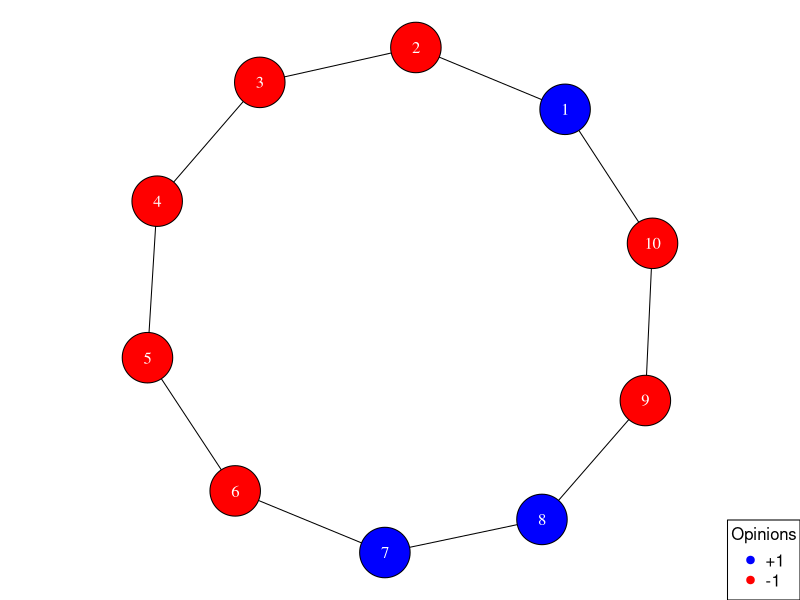
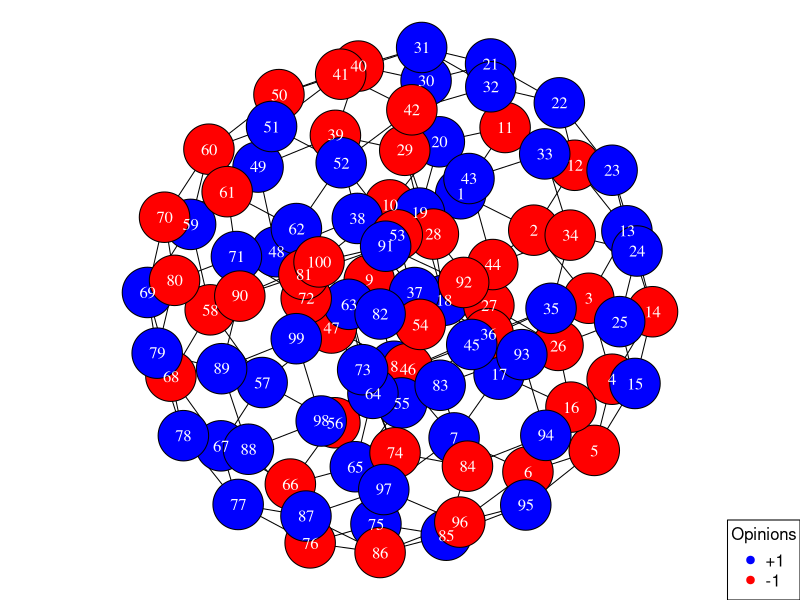
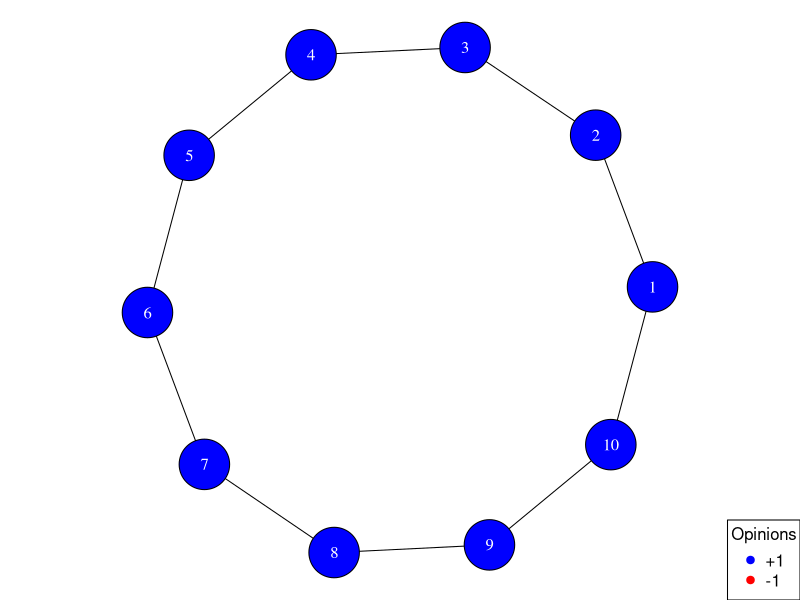
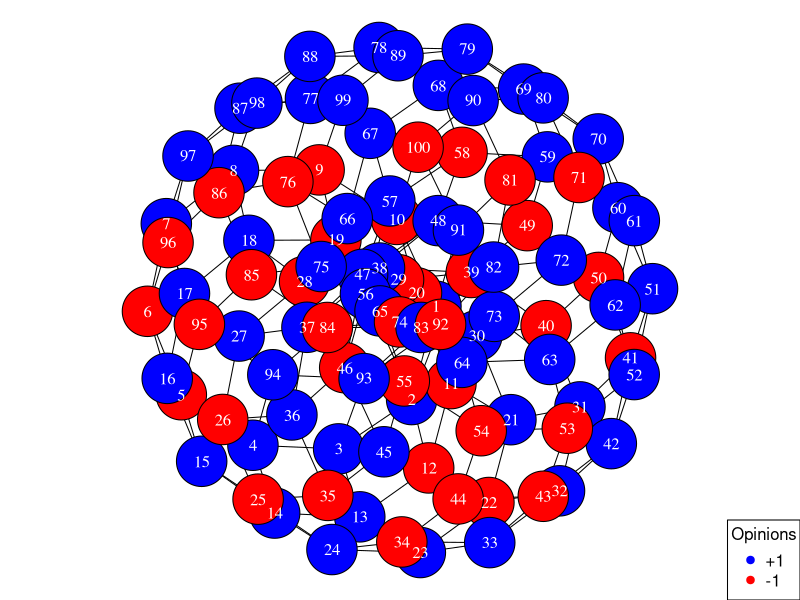

Source code (R) for these figures, in order: (Note: a time limit stopped this script after it produced the figures.)
## ---- chunk 1
library(igraph)
## ---- chunk 2
create_unidimensional_model <- function(N){
  #graph from edgelist
  g <- graph_from_edgelist(cbind(c(1:N), c(2:N, 1)), directed = FALSE)
  return(g)
} 
## ---- chunk 3
g1 <- create_unidimensional_model(N = 10)
## ---- chunk 4
# this function creates the bidimensional model with N² actors
create_bidimensional_model <- function(N){
  
  g = graph.lattice(c(N,N))
  
  #close lattice
  v1 = seq(from =1, to = N,by = 1)
  v2 = seq(from = 1, to = (N^2) - (N-1), by = N)
  v3 = c(v1,v2)
  
  v1 = seq(from = (N^2) - (N-1), to = N^2, by = 1)
  v2 = seq(from = N, to = N^2, by = N)
  v4 = c(v1,v2)
  
  a = rbind(v3, v4)
  a2 = matrix(a,nrow=length(a),ncol = 1)
  
  g = add.edges(g,a2)
  
  return(g)
}
## ---- chunk 5
g2 <- create_bidimensional_model(N = 10)
## ---- chunk 6
# this function initiates the opinions of the actors of a model and plots the graph
# prob_minus is the probability of an actor starting with a -1 opinion and # prob_plus is the probability of an actor starting with a +1 opinion
# the seed allows us to create reproducible examples

initiate_opinions <- function(g, seed, prob_minus, prob_plus){
  set.seed(seed)
  X0 = sample(c(-1,1), length(V(g)), replace = TRUE, 
              prob = c(prob_minus, prob_plus))
  
  V(g)$opinion = X0
  V(g)$color <- ifelse(V(g)$opinion == 1, "blue", "red")
  
  return(g)
}
## ---- chunk 7
plot_opinions <- function(g){
  
  par(mar = c(0, 0, 0, 0)) # Set the margin on all sides to 0
  plot(g, vertex.label.color = "white", edge.color = "black", 
       vertex.size = 20)
  legend("bottomright", bty = "c", pch = 19, 
       legend=c("+1", "-1"),
       col=c("blue", "red"), title = "Opinions")
  
}
## ---- chunk 8
g1 <- initiate_opinions(g1, seed = 1234, 
                        prob_minus = 0.5, prob_plus = 0.5)
## ---- chunk 9
plot_opinions(g1)
## ---- chunk 10
g2 <- initiate_opinions(g2, seed = 1234, 
                        prob_minus = 0.5, prob_plus = 0.5)
## ---- chunk 11
plot_opinions(g2)
## ---- chunk 12
# this functions simulates the change of opinion during during a user given number of epochs
# this function returns the graph with final opinions and a dataframe with the sampled
# actor in the first column and its influencer in the second column
model_opinions <- function(g, seed, epochs){
  df <- data.frame(Takes=vector(length = epochs),
                   Gives=vector(length = epochs)) 
  set.seed(seed)
  for (n in seq(1:epochs)) {
  
    b = sample(V(g), 1) #sample an actor
    
    #This IF avoids problems in case the vertex is disconnected from the graph
    if (degree(g)[b] != 0) {
      influencer = sample(neighbors(g, b), size=1) #sample an influencer
      V(g)[b]$opinion = V(g)[influencer]$opinion #get the influencer's opinion
      
      df[n,] = c(as_ids(V(g)[b]), as_ids(V(g)[influencer])) 
      
    } else {df[n,] = c(b, b)}
    
    V(g)$color <- ifelse(V(g)$opinion == 1, "blue", "red")
    
  }
  return(list(g, df))
  
}

## ---- chunk 13
l1 <- model_opinions(g1, seed = 1234, epochs = 100)

g1_final <- l1[[1]]
df1 <- l1[[2]]
## ---- chunk 14
plot_opinions(g1_final)
## ---- chunk 15
l2 <- model_opinions(g2, seed = 1234, epochs = 100)

g2_final <- l2[[1]]
df2 <- l2[[2]]
## ---- chunk 16
plot_opinions(g2_final)
## ---- chunk 17
#this function searches for the origin (influencers) of opinions
get_origin <- function(g, df, epochs){
  
  for (i in seq(1:length(V(g)))) {

    size = epochs
    origin = i
    index = match(origin, df$Takes[1:size])
    
    while (is.na(index) == FALSE  && size != 0) {
      size = index-1
      origin = df$Gives[index]
      index = match(origin, df$Takes[1:size])
    }
    V(g)[i]$origin = origin
  }
  
  return(g)
}
## ---- chunk 18
g1 <- get_origin(g1, df1, epochs = 100)

V(g1)$origin
## ---- chunk 19
g2 <- get_origin(g2, df2, epochs = 100)

V(g2)$origin
## ---- chunk 20
# this function simulates the model 100 times and returns a given actors
# last opinion from each simulation
last_opinion <- function(g, actor, prob_minus, prob_plus, n_sim, epochs){
  opinion <- vector(length = n_sim)
  
  for (i in seq(1:n_sim)) {
    g <- initiate_opinions(g, seed = i, 
                           prob_minus = prob_minus, prob_plus = prob_plus)
    l <- model_opinions(g, seed = i, epochs = epochs)
    g <- l[[1]]
    
    opinion[i] <- V(g)[actor]$opinion
  }
  return(opinion)
}

## ---- chunk 21
opinion_10 <- last_opinion(g1, actor = 10, prob_minus = 0.5, prob_plus = 0.5,
                           n_sim = 100, epochs = 100)
opinion_5 <- last_opinion(g1, actor = 5, prob_minus = 0.5, prob_plus = 0.5,
                           n_sim = 100, epochs = 100)

#proportion of +1
length(opinion_10[opinion_10 == 1])/length(opinion_10)
length(opinion_5[opinion_5 == 1])/length(opinion_5)
## ---- chunk 22
opinion_10 <- last_opinion(g1, actor = 10, prob_minus = 0.7, prob_plus = 0.3,
                           n_sim = 100, epochs = 100)
opinion_5 <- last_opinion(g1, actor = 5, prob_minus = 0.7, prob_plus = 0.3,
                           n_sim = 100, epochs = 100)

#proportion of +1
length(opinion_10[opinion_10 == 1])/length(opinion_10)
length(opinion_5[opinion_5 == 1])/length(opinion_5)
## ---- chunk 23
# this functions simulates the change of opinion during a user defined number of
# epochs with a given actor being a robot (a robot is an actor that does not
# change its original opinion)
model_opinions_robot <- function(g, seed, epochs, robot, robot_opinion){
  
  V(g)[robot]$opinion <- robot_opinion 
  
  df <- data.frame(Takes=vector(length = epochs),
                   Gives=vector(length = epochs)) 
  set.seed(seed)
  for (n in seq(1:epochs)) {
    b = sample(V(g), 1) #sample an actor
    if (b != robot) {
      influencer = sample(neighbors(g, b), size=1) #sample an influencer
      V(g)[b]$opinion = V(g)[influencer]$opinion #get the influencer's opinion
      df[n,] = c(b, influencer)
    } else {
      df[n,] = c(b, b)
    }
    
  }
  
  V(g)$color <- ifelse(V(g)$opinion == 1, "blue", "red")
  
  return(list(g, df))
  
}
## ---- chunk 24
l1_robot <- model_opinions_robot(g1, seed = 3, epochs = 100, 
                           robot = 5, robot_opinion = -1)

g1_final_robot <- l1_robot[[1]]
df1_robot <- l1_robot[[2]]

g1_final_robot <- get_origin(g1_final_robot, df1_robot, epochs = 100)

V(g1_final_robot)$origin

## ---- chunk 25
# this function simulates the model 100 times and returns a given actors
# last opinion from each simulation (a given actor is a robot)
last_opinion_robot <- function(g, actor, robot, robot_opinion, prob_minus, prob_plus, n_sim, epochs){
  
  opinion <- vector(length = n_sim)
  
  for (i in seq(1:n_sim)) {
    
    g <- initiate_opinions(g, seed = i, 
                           prob_minus = prob_minus, prob_plus = prob_plus)
    l <- model_opinions_robot(g, seed = i, epochs = epochs, 
                              robot = robot, robot_opinion = robot_opinion)
    g <- l[[1]]
    
    opinion[i] <- V(g)[actor]$opinion
  }
  return(opinion)
}
## ---- chunk 26
opinion_10_robot <- last_opinion_robot(g1, actor = 10, robot = 5, robot_opinion = -1,                prob_minus = 0.7, prob_plus = 0.3, n_sim = 100, epochs = 100)

opinion_2_robot <- last_opinion_robot(g1, actor = 2, robot = 5, robot_opinion = -1,                prob_minus = 0.7, prob_plus = 0.3, n_sim = 100, epochs = 100)

#proportion of +1
length(opinion_10_robot[opinion_10_robot == 1])/length(opinion_10_robot)
length(opinion_2_robot[opinion_2_robot == 1])/length(opinion_2_robot)
